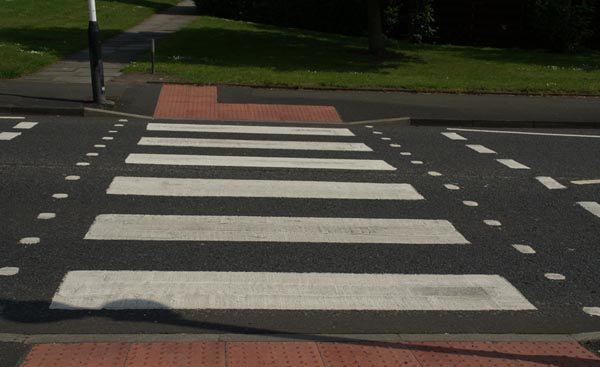
#> input picture crosswalk.jpg, 600 x 367 px
$ python Zebra.py
#> lines starting #> are read from the running program, lines starting #| are printed output that depends on the picture; after the words box and inside, x2 and y2 are one past the last pixel; in counts of white or black regions, pixels touching at a corner belong together
from random import randint

import cv2 as cv
import numpy as np

# Eredeti kepek betoltese
kep = cv.imread('crosswalk.jpg')
#> kep is the input picture: shape (367, 600, 3); mean B, G, R 59.4, 69.1, 72.4
Szurke_kep = cv.imread('crosswalk.jpg', cv.IMREAD_GRAYSCALE)
#> Szurke_kep: shape (367, 600); min 0, max 215, mean 69

kep1 = cv.imread('dupla-zebra.jpg')
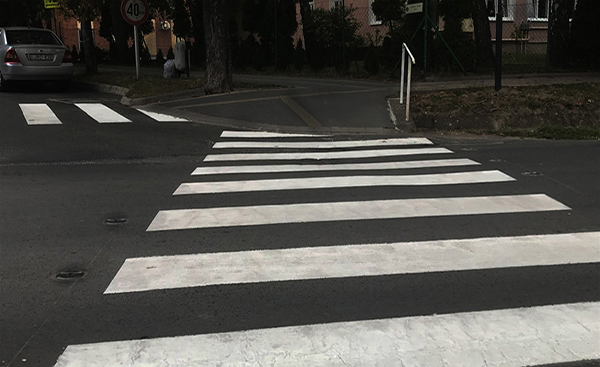
#> input picture dupla-zebra.jpg, 600 x 367 px
#> kep1 is the input picture: shape (367, 600, 3); mean B, G, R 76, 80.5, 81.7
Szurke_kep1 = cv.imread('dupla-zebra.jpg', cv.IMREAD_GRAYSCALE)
#> Szurke_kep1: shape (367, 600); min 0, max 255, mean 80.4

kep2 = cv.imread('kerekparos-zebra.jpg')
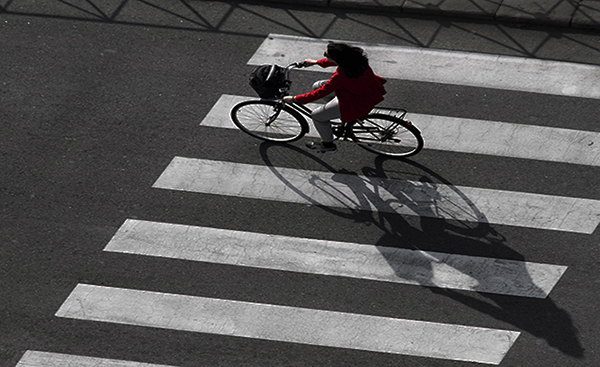
#> input picture kerekparos-zebra.jpg, 600 x 367 px
#> kep2 is the input picture: shape (367, 600, 3); mean B, G, R 84.4, 84.3, 85.1
Szurke_kep2 = cv.imread('kerekparos-zebra.jpg', cv.IMREAD_GRAYSCALE)
#> Szurke_kep2: shape (367, 600); min 0, max 255, mean 84.6

kep3 = cv.imread('ff-zebra.jpg')
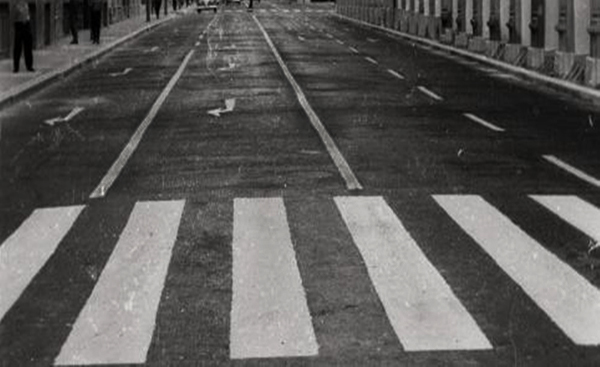
#> input picture ff-zebra.jpg, 600 x 367 px
#> kep3 is the input picture: shape (367, 600, 3); mean B, G, R 86.6, 88.5, 89.7
Szurke_kep3 = cv.imread('ff-zebra.jpg', cv.IMREAD_GRAYSCALE)
#> Szurke_kep3: shape (367, 600); min 0, max 223, mean 88.6


# So bors zaj
def soBors(img):
    sor, oszlop = img.shape

    # Feher lesz random a kisorsolt szamnak megfelel mennyisegnek
    db = randint(300, 10000)
    for i in range(db):
        # Random koordinata
        y_koord = randint(0, sor - 1)

        # Random koordinata
        x_koord = randint(0, oszlop - 1)

        # Feherre tetel
        img[y_koord][x_koord] = 255

    # Ugyan az feketevel
    db = randint(300, 10000)
    for i in range(db):
        y_koord = randint(0, sor - 1)

        x_koord = randint(0, oszlop - 1)

        img[y_koord][x_koord] = 0

    return img


# Lepteto ablak letrehozasa
cv.namedWindow('Lepteto')
cv.resizeWindow('Lepteto', 320, 50)


# Kezelofelulet megvalositasa
def kezeloFelulet(valtozo):
    kivalasztott = cv.getTrackbarPos('Kep', 'Lepteto')

    folyamat(kivalasztott)


cv.createTrackbar('Kep', 'Lepteto', 0, 3, kezeloFelulet)


# Kep kivalasztas / Kontraszt / Fekete-Feher / Morfologiai szures / Simitas
def folyamat(kivalasztott):
#> called with kivalasztott = 0
    global Vegeredmeny, kep_szurke

    if kivalasztott == 0:
        Vegeredmeny = kep.copy()
        kep_szurke = Szurke_kep.copy()

    elif kivalasztott == 1:
        Vegeredmeny = kep1.copy()
        kep_szurke = Szurke_kep1.copy()

    elif kivalasztott == 2:
        Vegeredmeny = kep2.copy()
        kep_szurke = Szurke_kep2.copy()

    elif kivalasztott == 3:
        Vegeredmeny = kep3.copy()
        kep_szurke = Szurke_kep3.copy()

    # [17 lines of commented-out code are left out]
    faktor = (259 * (150 + 255)) / (255 * (259 - 150))  # Kontraszt
    x = np.arange(0, 256, 1)
    zebra_kontraszt = np.uint8(np.clip(-80 + faktor * (np.float32(x) - 128.0) + 128, 0, 255))   # Fenyesseg
    kontraszt_kesz = cv.LUT(kep_szurke, zebra_kontraszt, None)
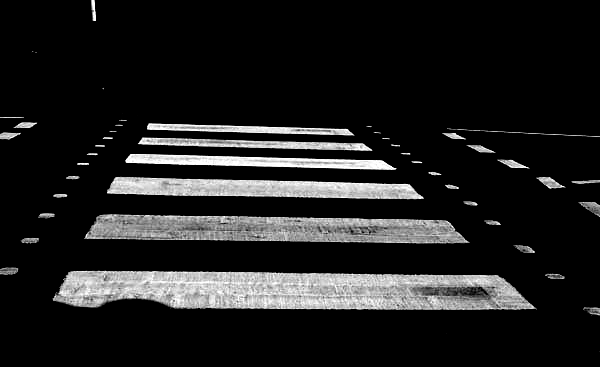
#> kontraszt_kesz: shape (367, 600); min 0, max 255, mean 31.1

    # Fekete feher kep letrehozasa
    (kuka, fekete_feher) = cv.threshold(kontraszt_kesz, 130, 255, cv.THRESH_BINARY)
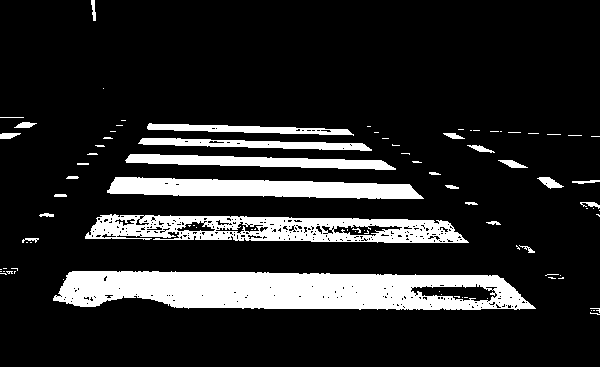
#> fekete_feher: shape (367, 600); 15.1% white; 89 white regions (63 under 20 px), largest, box (x1, y1, x2, y2) and area: (53, 271, 536, 310) 14552, (85, 214, 469, 243) 6856, (107, 177, 424, 199) 4913

    # Morfologiai szures | Min-Max
    struktura = cv.getStructuringElement(cv.MORPH_RECT, (3, 3))

    dst1 = cv.dilate(fekete_feher, struktura)   # max szűrő
#> dst1: shape (367, 600); 18.9% white; 51 white regions (2 under 20 px), largest, box (x1, y1, x2, y2) and area: (52, 270, 537, 311) 16258, (84, 213, 470, 244) 9391, (106, 176, 425, 200) 5617
    dst2 = cv.erode(dst1, struktura)    # min szűrő
#> dst2: shape (367, 600); 16% white; 53 white regions (24 under 20 px), largest, box (x1, y1, x2, y2) and area: (53, 271, 536, 310) 14941, (85, 214, 469, 243) 8251, (107, 177, 424, 199) 4929
    dst3 = cv.erode(dst2, struktura)
#> dst3: shape (367, 600); 13.3% white; 30 white regions (13 under 20 px), largest, box (x1, y1, x2, y2) and area: (54, 272, 533, 309) 13646, (86, 215, 466, 242) 7035, (108, 178, 421, 198) 4252
    dst4 = cv.dilate(dst3, struktura)
#> dst4: shape (367, 600); 15.7% white; 29 white regions (4 under 20 px)

    # [7 lines of commented-out code are left out]
    homalyos = cv.GaussianBlur(dst4, (3, 3), 5)
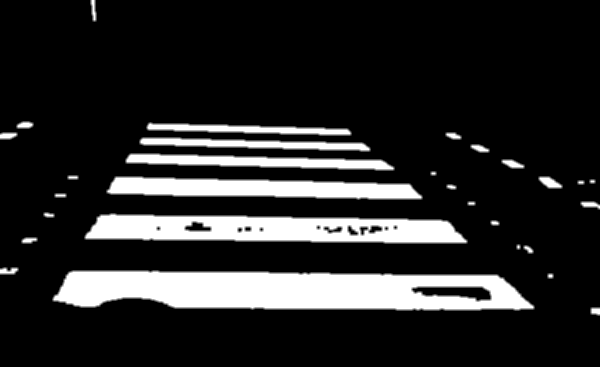
#> homalyos: shape (367, 600); min 0, max 255, mean 40.1

    # [10 lines of commented-out code are left out]
    kontur, hierarchia = cv.findContours(homalyos, cv.RETR_TREE, cv.CHAIN_APPROX_NONE)
#> kontur = 45 contours, 12 with area under 20; largest, box (x1, y1, x2, y2) and area: (52, 270, 535, 311) 16214, (84, 213, 468, 244) 9122, (106, 176, 423, 200) 5280, (125, 153, 395, 171) 2734, (139, 137, 371, 152) 1858

    for szam in kontur:
        ter = cv.contourArea(szam)  # Kontur terulete
        x, y, w, h = cv.boundingRect(szam)  # Kontur parameterei
        if (w > 160 and h > 5) or ter > 210:  # Feltetelek
            cv.drawContours(Vegeredmeny, [szam], -1, (0, 0, 255), cv.FILLED, cv.LINE_4)  # Kontur rajzolasa
#> this loop made 45 passes
#> (ter, x, y, w, h) on passes 1 to 12: (66.5, 590, 307, 10, 9), (30, 547, 273, 7, 6), (16214.5, 52, 270, 483, 41), (617, 412, 287, 79, 14), (109.5, 0, 267, 19, 8), (58, 523, 245, 11, 9), (20, 516, 244, 5, 6), (83.5, 21, 237, 17, 7), (43, 490, 220, 10, 6), (9122.5, 84, 213, 384, 31), (19.5, 350, 230, 8, 5), (4, 328, 230, 4, 3)
#> (szam, ter, x, y, w, h) on passes 13, 15, 20, 21, 24: ([[260, 229], [261, 228], [262, 229], [261, 230]], 2, 260, 228, 3, 3), ([[385, 228], [386, 227], [387, 228], [386, 229]], 2, 385, 227, 3, 3), ([[157, 228], [158, 227], [159, 228], [158, 229]], 2, 157, 227, 3, 3), ([[394, 227], [395, 226], [396, 227], [395, 228]], 2, 394, 226, 3, 3), ([[317, 227], [318, 226], [319, 227], [318, 228]], 2, 317, 226, 3, 3)
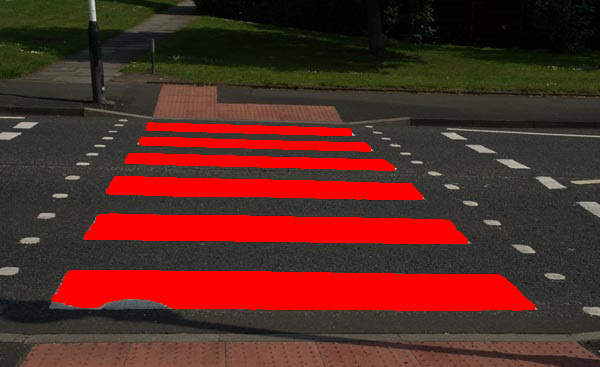
#> Vegeredmeny: shape (367, 600, 3); 17.61% of pixels changed, all inside (x1, y1, x2, y2) = (52, 122, 535, 311)

    cv.imshow("Vegeredmeny", Vegeredmeny)
    cv.imshow("Kontraszt / Fekete-Feher / Morfologiai szures / Simitas", homalyos)


kezeloFelulet(0)

cv.waitKey(0)
cv.destroyAllWindows()
